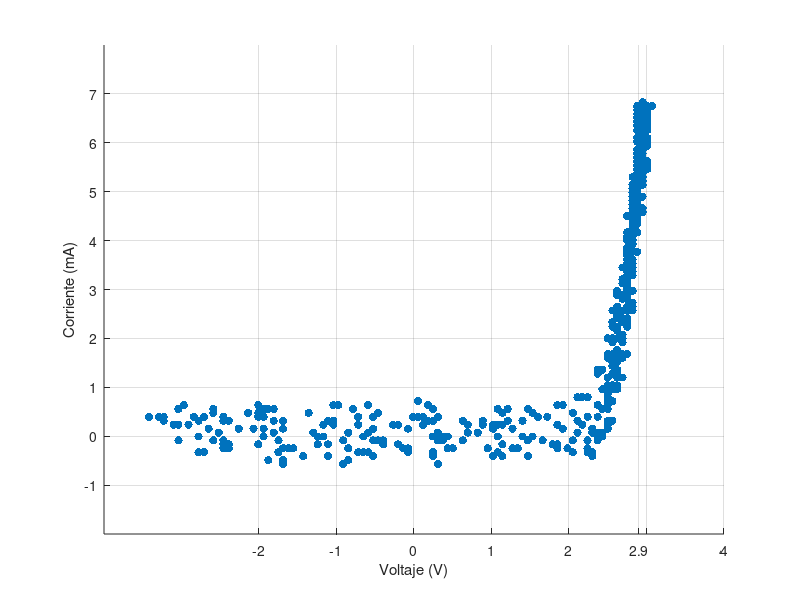

The MATLAB script that drew this image:
x=[-2.71E+00
-2.78E+00
-3.04E+00
-3.23E+00
-3.42E+00
-3.29E+00
-3.23E+00
-3.10E+00
-3.04E+00
-2.91E+00
-2.78E+00
-2.78E+00
-2.59E+00
-2.46E+00
-2.46E+00
-2.39E+00
-2.39E+00
-2.46E+00
-2.52E+00
-2.65E+00
-2.78E+00
-2.84E+00
-3.04E+00
-2.97E+00
-2.71E+00
-2.46E+00
-2.01E+00
-1.75E+00
-1.69E+00
-1.69E+00
-1.88E+00
-2.01E+00
-2.26E+00
-2.46E+00
-2.59E+00
-2.59E+00
-2.46E+00
-2.39E+00
-2.07E+00
-1.94E+00
-1.69E+00
-1.62E+00
-1.43E+00
-1.56E+00
-1.75E+00
-1.81E+00
-1.81E+00
-1.81E+00
-1.94E+00
-1.94E+00
-2.01E+00
-2.14E+00
-2.01E+00
-1.81E+00
-1.69E+00
-1.24E+00
-1.11E+00
-8.49E-01
-9.14E-01
-1.11E+00
-1.24E+00
-1.30E+00
-1.69E+00
-1.88E+00
-2.01E+00
-1.94E+00
-1.81E+00
-1.17E+00
-8.49E-01
-6.56E-01
-5.28E-01
-5.92E-01
-7.21E-01
-9.14E-01
-1.11E+00
-1.36E+00
-1.11E+00
-1.17E+00
-1.11E+00
-1.04E+00
-1.04E+00
-8.49E-01
-5.92E-01
-6.56E-01
-5.28E-01
-4.63E-01
-3.99E-01
-1.42E-01
-2.06E-01
-3.99E-01
-5.28E-01
-7.21E-01
-7.85E-01
-9.78E-01
-1.04E+00
-7.21E-01
-5.28E-01
-7.73E-02
2.44E-01
3.09E-01
2.44E-01
2.44E-01
-7.73E-02
-2.06E-01
-5.28E-01
-5.92E-01
-5.92E-01
-4.63E-01
-2.70E-01
-7.73E-02
2.44E-01
3.09E-01
5.02E-01
4.37E-01
3.73E-01
3.73E-01
3.73E-01
3.09E-01
3.09E-01
1.16E-01
1.80E-01
-1.30E-02
1.16E-01
5.13E-02
2.44E-01
4.37E-01
6.30E-01
1.02E+00
1.08E+00
1.14E+00
9.52E-01
8.23E-01
6.30E-01
3.09E-01
1.80E-01
5.13E-02
2.44E-01
6.95E-01
6.95E-01
1.14E+00
1.27E+00
1.47E+00
1.34E+00
1.34E+00
1.08E+00
1.02E+00
8.88E-01
8.88E-01
8.88E-01
1.02E+00
1.02E+00
1.08E+00
1.14E+00
1.27E+00
1.40E+00
1.47E+00
1.66E+00
1.85E+00
2.05E+00
1.85E+00
1.79E+00
1.53E+00
1.40E+00
1.21E+00
1.21E+00
1.08E+00
1.14E+00
1.72E+00
1.98E+00
2.30E+00
2.30E+00
2.30E+00
2.24E+00
2.24E+00
2.05E+00
1.60E+00
1.47E+00
1.53E+00
1.85E+00
1.85E+00
1.92E+00
2.11E+00
2.24E+00
2.37E+00
2.37E+00
2.37E+00
2.37E+00
2.43E+00
2.43E+00
2.30E+00
2.30E+00
2.17E+00
2.11E+00
2.05E+00
1.85E+00
1.92E+00
2.24E+00
2.50E+00
2.50E+00
2.50E+00
2.50E+00
2.56E+00
2.56E+00
2.50E+00
2.37E+00
2.37E+00
2.24E+00
2.11E+00
2.24E+00
2.17E+00
2.37E+00
2.50E+00
2.50E+00
2.43E+00
2.50E+00
2.50E+00
2.50E+00
2.50E+00
2.50E+00
2.56E+00
2.50E+00
2.50E+00
2.43E+00
2.43E+00
2.43E+00
2.43E+00
2.50E+00
2.50E+00
2.56E+00
2.56E+00
2.62E+00
2.56E+00
2.62E+00
2.56E+00
2.50E+00
2.50E+00
2.37E+00
2.37E+00
2.43E+00
2.56E+00
2.56E+00
2.62E+00
2.62E+00
2.62E+00
2.69E+00
2.62E+00
2.62E+00
2.62E+00
2.56E+00
2.56E+00
2.56E+00
2.50E+00
2.50E+00
2.50E+00
2.62E+00
2.56E+00
2.56E+00
2.62E+00
2.69E+00
2.69E+00
2.69E+00
2.69E+00
2.75E+00
2.62E+00
2.62E+00
2.56E+00
2.50E+00
2.50E+00
2.56E+00
2.56E+00
2.62E+00
2.69E+00
2.69E+00
2.69E+00
2.69E+00
2.69E+00
2.62E+00
2.69E+00
2.62E+00
2.62E+00
2.56E+00
2.62E+00
2.56E+00
2.62E+00
2.69E+00
2.75E+00
2.69E+00
2.75E+00
2.69E+00
2.75E+00
2.75E+00
2.69E+00
2.62E+00
2.62E+00
2.69E+00
2.56E+00
2.62E+00
2.62E+00
2.62E+00
2.69E+00
2.75E+00
2.75E+00
2.82E+00
2.82E+00
2.75E+00
2.82E+00
2.75E+00
2.69E+00
2.62E+00
2.62E+00
2.69E+00
2.62E+00
2.69E+00
2.75E+00
2.75E+00
2.82E+00
2.75E+00
2.75E+00
2.75E+00
2.82E+00
2.75E+00
2.75E+00
2.75E+00
2.75E+00
2.75E+00
2.69E+00
2.69E+00
2.69E+00
2.69E+00
2.75E+00
2.75E+00
2.82E+00
2.82E+00
2.75E+00
2.82E+00
2.75E+00
2.75E+00
2.75E+00
2.69E+00
2.75E+00
2.75E+00
2.82E+00
2.75E+00
2.82E+00
2.82E+00
2.82E+00
2.82E+00
2.82E+00
2.75E+00
2.75E+00
2.75E+00
2.75E+00
2.75E+00
2.75E+00
2.75E+00
2.82E+00
2.82E+00
2.82E+00
2.82E+00
2.75E+00
2.88E+00
2.88E+00
2.82E+00
2.82E+00
2.82E+00
2.82E+00
2.75E+00
2.75E+00
2.75E+00
2.75E+00
2.75E+00
2.75E+00
2.82E+00
2.82E+00
2.82E+00
2.82E+00
2.88E+00
2.82E+00
2.82E+00
2.82E+00
2.82E+00
2.82E+00
2.82E+00
2.82E+00
2.82E+00
2.82E+00
2.82E+00
2.82E+00
2.88E+00
2.82E+00
2.88E+00
2.88E+00
2.82E+00
2.88E+00
2.82E+00
2.88E+00
2.75E+00
2.88E+00
2.88E+00
2.82E+00
2.82E+00
2.88E+00
2.88E+00
2.95E+00
2.95E+00
2.95E+00
2.88E+00
2.82E+00
2.88E+00
2.88E+00
2.82E+00
2.88E+00
2.88E+00
2.82E+00
2.82E+00
2.82E+00
2.88E+00
2.82E+00
2.88E+00
2.88E+00
2.95E+00
2.95E+00
2.88E+00
2.88E+00
2.88E+00
2.82E+00
2.88E+00
2.82E+00
2.82E+00
2.82E+00
2.88E+00
2.88E+00
2.88E+00
2.88E+00
2.88E+00
2.95E+00
2.88E+00
2.88E+00
2.95E+00
2.88E+00
2.88E+00
2.82E+00
2.88E+00
2.88E+00
2.88E+00
2.88E+00
2.95E+00
2.88E+00
2.88E+00
2.95E+00
2.95E+00
2.95E+00
2.88E+00
2.88E+00
2.88E+00
2.88E+00
2.88E+00
2.88E+00
2.88E+00
2.88E+00
2.88E+00
2.88E+00
3.01E+00
2.95E+00
2.95E+00
3.01E+00
2.95E+00
2.95E+00
2.88E+00
2.88E+00
2.88E+00
2.88E+00
2.88E+00
2.88E+00
2.95E+00
2.95E+00
3.01E+00
2.95E+00
2.88E+00
2.95E+00
2.88E+00
2.95E+00
2.88E+00
2.88E+00
2.88E+00
2.88E+00
2.95E+00
2.88E+00
2.95E+00
2.95E+00
2.88E+00
2.88E+00
2.95E+00
2.95E+00
3.01E+00
2.95E+00
2.95E+00
2.88E+00
2.95E+00
2.88E+00
2.88E+00
2.88E+00
2.95E+00
2.95E+00
2.95E+00
3.01E+00
2.95E+00
3.01E+00
2.95E+00
2.88E+00
2.88E+00
2.95E+00
2.88E+00
2.95E+00
3.01E+00
2.95E+00
3.01E+00
2.95E+00
3.01E+00
2.95E+00
2.95E+00
2.95E+00
3.01E+00
2.95E+00
2.95E+00
2.95E+00
2.88E+00
2.88E+00
2.95E+00
2.88E+00
3.01E+00
2.88E+00
2.88E+00
2.95E+00
3.01E+00
2.95E+00
3.01E+00
3.01E+00
2.95E+00
3.01E+00
2.95E+00
2.88E+00
2.95E+00
2.88E+00
2.88E+00
2.95E+00
2.88E+00
2.95E+00
3.01E+00
2.88E+00
3.01E+00
2.95E+00
3.01E+00
3.01E+00
2.95E+00
2.95E+00
2.95E+00
2.95E+00
2.88E+00
2.88E+00
2.95E+00
2.88E+00
2.88E+00
3.01E+00
3.01E+00
3.01E+00
3.01E+00
3.01E+00
2.95E+00
2.95E+00
2.95E+00
2.95E+00
2.95E+00
2.95E+00
2.95E+00
3.01E+00
2.95E+00
3.01E+00
3.01E+00
3.01E+00
3.01E+00
2.95E+00
2.95E+00
3.01E+00
2.95E+00
2.95E+00
2.95E+00
2.95E+00
2.95E+00
2.95E+00
2.88E+00
2.95E+00
2.95E+00
3.01E+00
3.01E+00
3.01E+00
3.01E+00
2.95E+00
3.01E+00
2.95E+00
3.01E+00
2.95E+00
2.95E+00
2.95E+00
2.95E+00
2.95E+00
3.01E+00
3.01E+00
3.01E+00
2.95E+00
2.95E+00
2.95E+00
2.95E+00
3.01E+00
3.01E+00
2.95E+00
2.95E+00
2.95E+00
2.95E+00
3.01E+00
3.01E+00
3.01E+00
3.01E+00
3.01E+00
3.01E+00
3.01E+00
3.01E+00
2.95E+00
2.95E+00
2.95E+00
2.88E+00
2.95E+00
2.95E+00
2.95E+00
3.01E+00
3.01E+00
3.01E+00
3.07E+00
3.01E+00
3.01E+00
];
y=[-3.28E-01
-3.28E-01
-8.68E-02
3.15E-01
3.96E-01
3.96E-01
3.96E-01
2.35E-01
2.35E-01
2.35E-01
-6.40E-03
-6.40E-03
-8.68E-02
-1.67E-01
-2.48E-01
-1.67E-01
-2.48E-01
-8.68E-02
7.40E-02
1.54E-01
3.15E-01
3.96E-01
5.56E-01
6.37E-01
3.96E-01
3.15E-01
-1.67E-01
-3.28E-01
-5.69E-01
-4.89E-01
-4.89E-01
-1.67E-01
1.54E-01
3.96E-01
4.76E-01
5.56E-01
3.96E-01
3.15E-01
1.54E-01
-6.40E-03
-2.48E-01
-2.48E-01
-4.08E-01
-2.48E-01
-8.68E-02
7.40E-02
7.40E-02
7.40E-02
1.54E-01
3.96E-01
3.96E-01
4.76E-01
4.76E-01
3.15E-01
1.54E-01
-1.67E-01
-4.08E-01
-4.89E-01
-5.69E-01
-1.67E-01
-6.40E-03
7.40E-02
3.15E-01
5.56E-01
6.37E-01
5.56E-01
5.56E-01
-6.40E-03
-2.48E-01
-3.28E-01
-4.08E-01
-3.28E-01
-3.28E-01
-8.68E-02
3.15E-01
4.76E-01
3.15E-01
2.35E-01
3.15E-01
3.15E-01
2.35E-01
7.40E-02
7.40E-02
-6.40E-03
-8.68E-02
-8.68E-02
-1.67E-01
-2.48E-01
-1.67E-01
-8.68E-02
1.54E-01
2.35E-01
5.56E-01
6.37E-01
6.37E-01
3.96E-01
1.54E-01
-3.28E-01
-4.08E-01
-5.69E-01
-4.08E-01
-3.28E-01
-2.48E-01
2.35E-01
3.96E-01
6.37E-01
6.37E-01
4.76E-01
2.35E-01
1.54E-01
-6.40E-03
-6.40E-03
-2.48E-01
-2.48E-01
-8.68E-02
-6.40E-03
-6.40E-03
-8.68E-02
7.40E-02
2.35E-01
3.15E-01
3.96E-01
3.96E-01
3.96E-01
3.15E-01
-6.40E-03
-8.68E-02
-4.08E-01
-3.28E-01
-4.08E-01
-2.48E-01
7.40E-02
3.15E-01
3.96E-01
6.37E-01
7.17E-01
5.56E-01
2.35E-01
7.40E-02
-1.67E-01
-2.48E-01
-4.08E-01
-2.48E-01
-2.48E-01
-6.40E-03
1.54E-01
3.15E-01
3.15E-01
2.35E-01
2.35E-01
2.35E-01
2.35E-01
2.35E-01
1.54E-01
-6.40E-03
-8.68E-02
-8.68E-02
-1.67E-01
-3.28E-01
-2.48E-01
-1.67E-01
-6.40E-03
3.15E-01
3.15E-01
5.56E-01
5.56E-01
4.76E-01
3.96E-01
-2.48E-01
-4.08E-01
-4.08E-01
-3.28E-01
-3.28E-01
-2.48E-01
-8.68E-02
3.96E-01
5.56E-01
4.76E-01
2.35E-01
2.35E-01
1.54E-01
7.40E-02
-8.68E-02
-6.40E-03
-6.40E-03
-8.68E-02
7.40E-02
7.40E-02
-6.40E-03
7.40E-02
1.54E-01
2.35E-01
3.15E-01
4.76E-01
6.37E-01
6.37E-01
3.96E-01
2.35E-01
1.54E-01
2.35E-01
1.54E-01
3.15E-01
3.15E-01
3.15E-01
3.96E-01
6.37E-01
7.98E-01
7.98E-01
7.98E-01
7.98E-01
6.37E-01
6.37E-01
5.56E-01
5.56E-01
6.37E-01
6.37E-01
7.17E-01
7.17E-01
7.17E-01
7.17E-01
7.98E-01
8.78E-01
9.58E-01
9.58E-01
9.58E-01
9.58E-01
9.58E-01
1.04E+00
9.58E-01
1.04E+00
9.58E-01
9.58E-01
1.04E+00
1.04E+00
1.20E+00
1.20E+00
1.28E+00
1.36E+00
1.36E+00
1.28E+00
1.28E+00
1.20E+00
1.28E+00
1.28E+00
1.20E+00
1.28E+00
1.36E+00
1.52E+00
1.52E+00
1.44E+00
1.52E+00
1.68E+00
1.68E+00
1.60E+00
1.68E+00
1.68E+00
1.60E+00
1.68E+00
1.60E+00
1.60E+00
1.60E+00
1.68E+00
1.68E+00
1.76E+00
1.76E+00
1.92E+00
2.00E+00
2.00E+00
2.00E+00
2.00E+00
2.00E+00
1.92E+00
2.00E+00
1.92E+00
2.00E+00
2.00E+00
2.16E+00
2.08E+00
2.16E+00
2.16E+00
2.24E+00
2.16E+00
2.33E+00
2.24E+00
2.33E+00
2.24E+00
2.33E+00
2.24E+00
2.33E+00
2.33E+00
2.41E+00
2.41E+00
2.41E+00
2.49E+00
2.57E+00
2.57E+00
2.65E+00
2.65E+00
2.65E+00
2.57E+00
2.57E+00
2.57E+00
2.65E+00
2.57E+00
2.65E+00
2.73E+00
2.81E+00
2.81E+00
2.89E+00
2.89E+00
2.89E+00
2.97E+00
2.89E+00
2.97E+00
2.89E+00
2.97E+00
2.89E+00
2.97E+00
2.89E+00
2.97E+00
2.97E+00
3.05E+00
3.05E+00
3.13E+00
3.21E+00
3.21E+00
3.21E+00
3.21E+00
3.13E+00
3.13E+00
3.21E+00
3.29E+00
3.29E+00
3.29E+00
3.37E+00
3.37E+00
3.37E+00
3.45E+00
3.45E+00
3.53E+00
3.53E+00
3.45E+00
3.45E+00
3.45E+00
3.53E+00
3.53E+00
3.61E+00
3.61E+00
3.61E+00
3.69E+00
3.69E+00
3.77E+00
3.77E+00
3.77E+00
3.85E+00
3.77E+00
3.77E+00
3.77E+00
3.77E+00
3.85E+00
3.77E+00
3.77E+00
3.93E+00
3.93E+00
3.93E+00
3.93E+00
4.01E+00
4.09E+00
4.09E+00
4.17E+00
4.09E+00
4.09E+00
4.01E+00
4.09E+00
4.09E+00
4.09E+00
4.17E+00
4.09E+00
4.17E+00
4.25E+00
4.25E+00
4.25E+00
4.25E+00
4.25E+00
4.34E+00
4.42E+00
4.34E+00
4.42E+00
4.42E+00
4.42E+00
4.34E+00
4.42E+00
4.50E+00
4.50E+00
4.50E+00
4.50E+00
4.50E+00
4.58E+00
4.50E+00
4.66E+00
4.58E+00
4.66E+00
4.58E+00
4.58E+00
4.58E+00
4.66E+00
4.66E+00
4.74E+00
4.74E+00
4.82E+00
4.82E+00
4.74E+00
4.90E+00
4.82E+00
4.82E+00
4.82E+00
4.90E+00
4.90E+00
4.90E+00
4.90E+00
4.90E+00
4.90E+00
4.90E+00
4.90E+00
4.98E+00
4.98E+00
4.98E+00
5.06E+00
5.06E+00
5.14E+00
5.06E+00
5.14E+00
5.14E+00
5.06E+00
5.14E+00
5.14E+00
5.14E+00
5.22E+00
5.22E+00
5.30E+00
5.30E+00
5.30E+00
5.22E+00
5.30E+00
5.30E+00
5.30E+00
5.30E+00
5.30E+00
5.38E+00
5.30E+00
5.38E+00
5.38E+00
5.38E+00
5.38E+00
5.54E+00
5.54E+00
5.46E+00
5.54E+00
5.46E+00
5.54E+00
5.54E+00
5.54E+00
5.46E+00
5.46E+00
5.54E+00
5.54E+00
5.54E+00
5.62E+00
5.62E+00
5.70E+00
5.62E+00
5.62E+00
5.70E+00
5.70E+00
5.70E+00
5.62E+00
5.62E+00
5.78E+00
5.70E+00
5.78E+00
5.78E+00
5.78E+00
5.70E+00
5.78E+00
5.86E+00
5.78E+00
5.86E+00
5.86E+00
5.86E+00
5.86E+00
5.86E+00
5.78E+00
5.94E+00
5.86E+00
5.94E+00
5.94E+00
5.94E+00
6.02E+00
6.02E+00
6.02E+00
6.10E+00
6.10E+00
6.02E+00
6.10E+00
5.94E+00
6.02E+00
6.10E+00
6.10E+00
6.02E+00
6.10E+00
6.10E+00
6.10E+00
6.10E+00
6.18E+00
6.10E+00
6.18E+00
6.10E+00
6.18E+00
6.10E+00
6.18E+00
6.18E+00
6.18E+00
6.10E+00
6.18E+00
6.18E+00
6.18E+00
6.26E+00
6.26E+00
6.26E+00
6.26E+00
6.26E+00
6.35E+00
6.35E+00
6.26E+00
6.26E+00
6.26E+00
6.35E+00
6.35E+00
6.35E+00
6.35E+00
6.35E+00
6.35E+00
6.43E+00
6.43E+00
6.43E+00
6.43E+00
6.43E+00
6.43E+00
6.43E+00
6.43E+00
6.43E+00
6.43E+00
6.43E+00
6.43E+00
6.51E+00
6.51E+00
6.51E+00
6.51E+00
6.51E+00
6.59E+00
6.51E+00
6.51E+00
6.51E+00
6.43E+00
6.43E+00
6.51E+00
6.43E+00
6.43E+00
6.59E+00
6.59E+00
6.51E+00
6.51E+00
6.67E+00
6.67E+00
6.67E+00
6.51E+00
6.51E+00
6.59E+00
6.59E+00
6.59E+00
6.59E+00
6.59E+00
6.67E+00
6.59E+00
6.67E+00
6.67E+00
6.67E+00
6.75E+00
6.67E+00
6.67E+00
6.67E+00
6.59E+00
6.67E+00
6.59E+00
6.59E+00
6.59E+00
6.67E+00
6.75E+00
6.67E+00
6.67E+00
6.75E+00
6.75E+00
6.75E+00
6.75E+00
6.75E+00
6.67E+00
6.67E+00
6.75E+00
6.67E+00
6.67E+00
6.75E+00
6.67E+00
6.67E+00
6.75E+00
6.67E+00
6.75E+00
6.75E+00
6.75E+00
6.75E+00
6.75E+00
6.75E+00
6.75E+00
6.67E+00
6.75E+00
6.75E+00
6.75E+00
6.67E+00
6.67E+00
6.75E+00
6.75E+00
6.75E+00
6.75E+00
6.75E+00
6.83E+00
6.67E+00
6.75E+00
6.75E+00
6.75E+00
6.67E+00
6.67E+00
];
scatter(x,y,'filled')

xlabel('Voltaje (V)') 
ylabel('Corriente (mA)')


xticks([ -2 -1 0 1 2 2.9 3 4])
xticklabels({'-2','-1','0','1','2','2.9','',4})
yticks([ -1 0 1 2 3 4 5 6 7])

grid on
